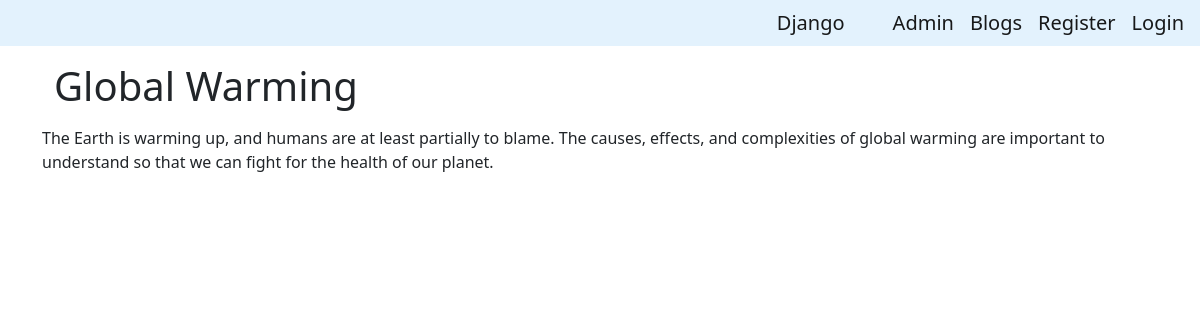
The page /basic_app/blogpost/abcd/ on the database its author committed.
### basic_app/models.py (models this page shows, shortened)
class Post(models.Model):
    title= models.CharField(max_length=255)
    author=models.ForeignKey(User,on_delete=models.CASCADE)
    body=models.TextField()
    slug=models.CharField(max_length=100,null=True)
    time= models.DateTimeField(auto_now_add=True,null=True)

### basic_app/views.py (the view)
# urls.py: url('blogpost/(?P<slug>[^/]+)/$',views.blogpost,name='post'),
def blogpost(request, slug):
    blog = Post.objects.filter(slug=slug).first()
    return render(request, 'basic_apps/blogpost.html', {'blog': blog})

### templates/basic_apps/blogpost.html
{% extends "basic_apps/base.html" %}
{% load staticfiles %}
{% block body_block %}
<div class="container">
    <h1 class="my-3"> {{blog.title}} </h1>
    <div class="row">
        {{blog.body|safe}}
    </div>
</div>
{% endblock %}

### rows shown on the page
Post: title "Global Warming", body "The Earth is warming up, and humans are at least partially to blame. The causes, effects, and complexities of global warming are important to understand so that we can fight for the health of our planet."
